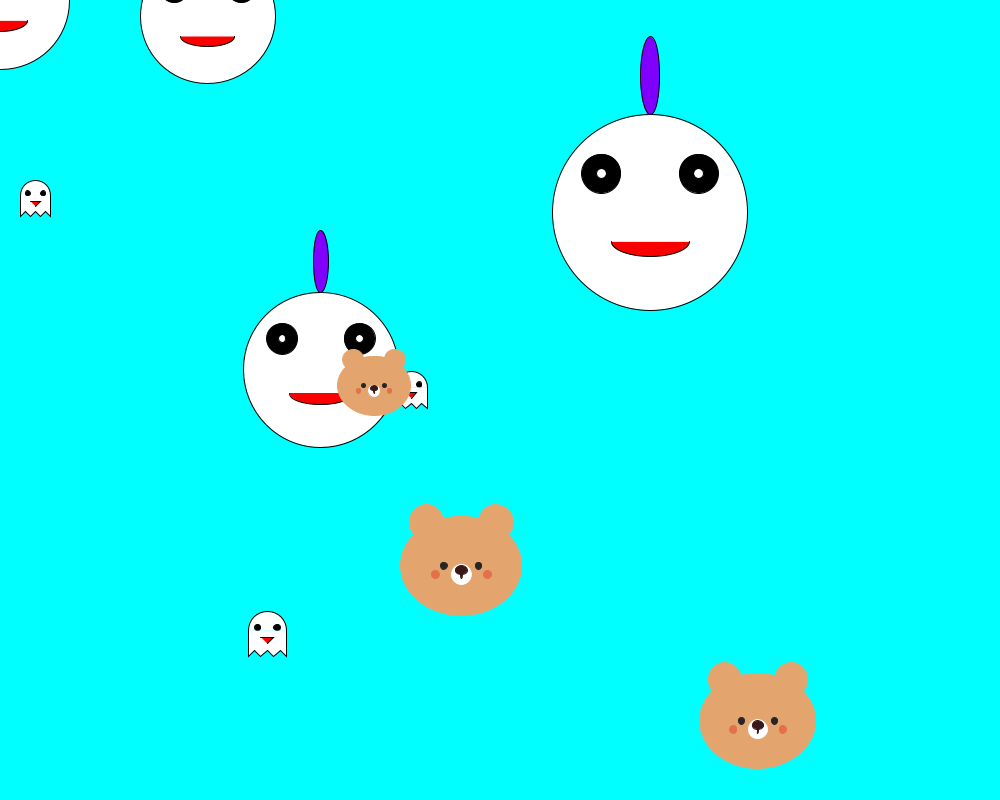
Frame 1 (no input)
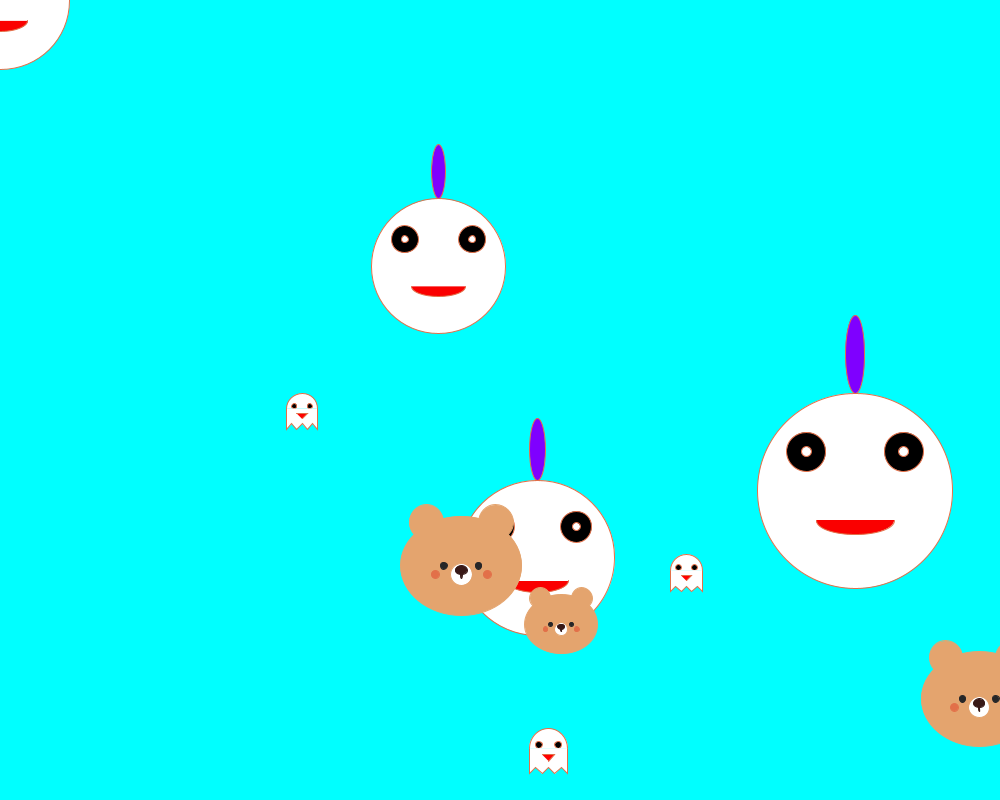
Frame 60 (the mouse pressed at the canvas centre just before this capture)
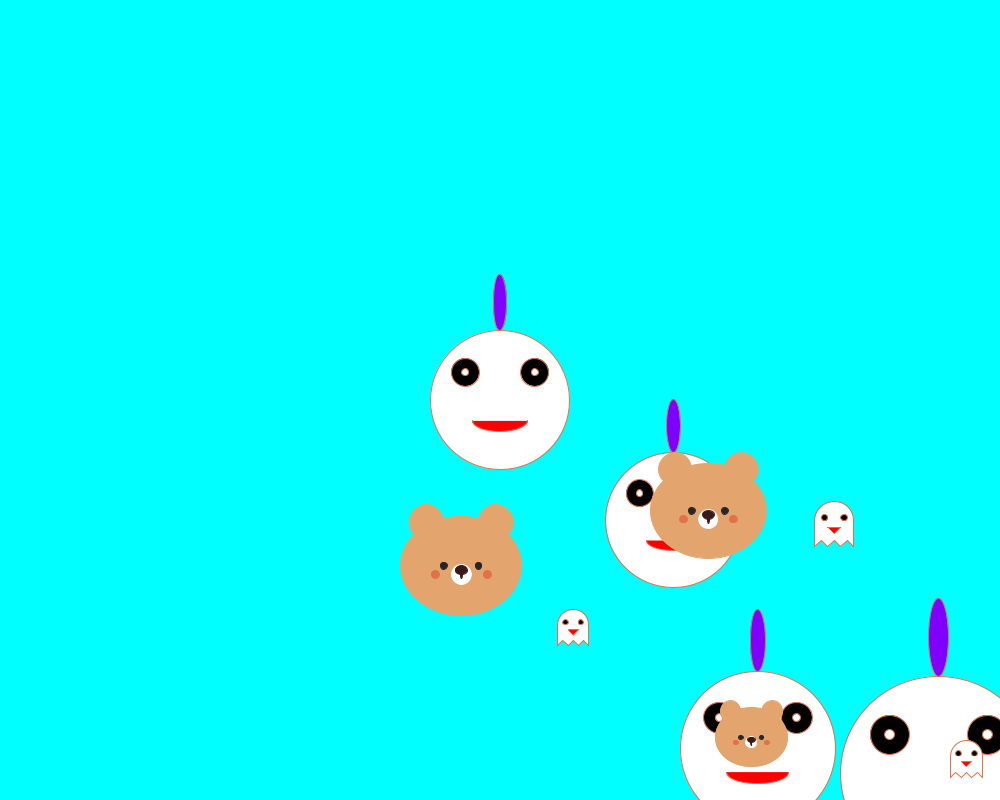
Frame 120 (the mouse held since frame 60 and released just before this capture)

The Processing sketch that drew these frames (run headless with seeded random() and noise(); from frame 60 on, the mouse is pressed at the canvas centre):

// Processing sketch: hw2array
// ── hw2array.pde
float [] a, b, c, vx, vy;
void setup() {
  size(1000, 800);
  a = new float[10];
  b = new float[10];
  c = new float[10];
  vx = new float[10];
  vy = new float[10];
  for (int i=0; i<10; i++) {
    a[i] = random(width);
    b[i] = random(height);
    c[i] = random(5, 10);
    vx[i] = random(3, 5);
    vy[i] = random(3, 5);
  }
}// setup()
void draw() {
  background(0, 255, 255);
  for (int i=0; i<10; i++) {
    if (i != 3 && i != 7) {
      a[i] += vx[i];
      b[i] += vy[i];
      if (a[i]<0 || a[i]>width) vx[i] = -vx[i];
      if (b[i]<0 || b[i]>height) vy[i] = -vy[i];
    } else if (i == 3) {
      a[i] = mouseX;
      b[i] = mouseY;
    }
    if (i<4) joon(a[i], b[i], c[i]);
    else if(i<7) jin(a[i], b[i], c[i]);
    else bear(a[i], b[i], c[i]);
  } // for
} // draw()
void keyPressed() {
 if(key == 'a') a[7] -= 10;
 else if(key == 'd') a[7] += 10;
 else if(key == 'w') b[7] -= 10;
 else if(key == 's') b[7] += 10;
 }

// ── bear.pde
// Jaehyuk Sim
void bear(float x, float y, float d){
  fill(228,164,110);
  stroke(228,164,110);
  ellipse(x,y,d*14,d*11.43);//얼굴
  
  fill(255,255,255);
  circle(x,y+d,d*2.5);//입주변 
  
  fill(56,25,23);
  stroke(56,25,23);
  ellipse(x,y+0.5*d,d*1.4,d);
  ellipse(x,y+d,d*0.2,d);//입 

  
  fill(228,164,110);
  stroke(228,164,110);
  circle(x-4*d,y-5*d,d*4);
  circle(x+4*d,y-5*d,d*4);//귀
  
  fill(38,38,40);
  stroke(38,38,40);
  circle(x-2*d,y,d*0.8);
  circle(x+2*d,y,d*0.8); //눈
  
  fill(226,112,73);
  stroke(226,112,73);
  circle(x-3*d,y+d,d*0.92);
  circle(x+3*d,y+d,d*0.92);//볼 
  
}

// ── champions.pde
// Kwon Joon Yup
void joon(float x,float y, float d){
  // face
  fill(255);
  circle(x,y,20*d);
  // eyes
   fill(0);
   circle(x-5*d,y-4*d,4*d);
   circle(x+5*d,y-4*d,4*d);
   fill(255);
   circle(x-5*d,y-4*d,1*d);
   circle(x+5*d,y-4*d,1*d);
   fill(127,0,255);
   // hair
   ellipse(x,y-14*d,2*d,8*d);
   // mouth
   fill(250,0,0);
   arc(x,y+3*d,8*d,3*d,0,PI);
 }

// ── ghost.pde
// Sejin Kim
void jin(float x, float y, float d) {
  fill(255);
  arc(x, y, 6*d, 6*d, PI, 2*PI);
  fill(0);
  circle(x-1.5*d, y-0.5*d, d);
  fill(0);
  circle(x+1.5*d, y-0.5*d, d);
  fill(255);
  beginShape();
  vertex(x-3*d, y);
  vertex(x-3*d, y+4*d);
  vertex(x-2*d, y+3*d);
  vertex(x-d, y+4*d);
  vertex(x, y+3*d);
  vertex(x+d, y+4*d);
  vertex(x+2*d, y+3*d);
  vertex(x+3*d, y+4*d);
  vertex(x+3*d, y);
  endShape();
  fill(255, 0, 0);
  beginShape();
  vertex(x-d, y+d);
  vertex(x+d, y+d);
  vertex(x, y+2*d);
  endShape();
}
